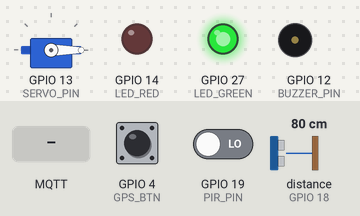
The program below on a simulated ESP32. Parts: servo, output pins drawn as LEDs (lit = HIGH), buzzer (waves = sounding). Wiring (from diagram.json): ultrasonic range finder: trigger GPIO 5; echo GPIO 18. The inputs (shaded band) are chosen by the test bench; at power-on: distance to the obstacle (sensor on GPIO 18) 80 cm, GPIO 19 (PIR_PIN) LOW, GPIO 4 (GPS_BTN) HIGH. The echo pulse lasts 58.3 µs per cm; WiFi joins after 1.5 s; servers stay silent unless stated; random numbers use the default seed unless the program sets one; no MQTT or app messages arrive unless stated; pins used as bus, display or sensor lines are not drawn; what the program prints to the serial monitor is not drawn.

Above: at 2.7 s.
2.8 s: distance to the obstacle (sensor on GPIO 18) set to 7 cm
5.8 s: distance to the obstacle (sensor on GPIO 18) set to 4 cm
At 6.2 s:
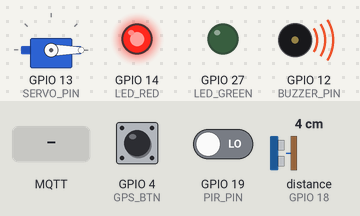
7.3 s: GPIO 19 (PIR_PIN) driven HIGH
At 7.9 s:
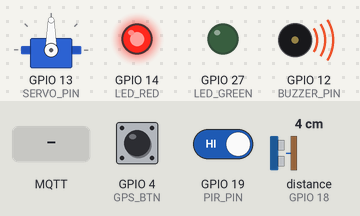
10.3 s: GPIO 4 (GPS_BTN) driven LOW and GPIO 19 (PIR_PIN) driven LOW
12.3 s: MQTT message "1" arrives on the first subscribed topic
At 13.6 s:
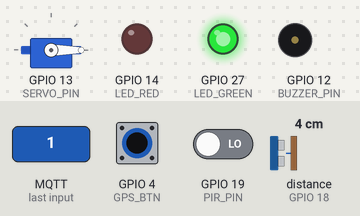
14.2 s: GPIO 19 (PIR_PIN) driven HIGH
At 15.2 s:
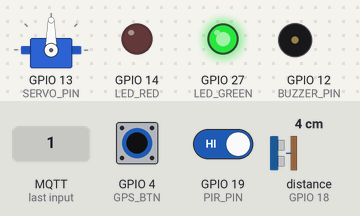
Timing chart, 0 to 19.1 s (numbered marks = the images above; inputs shaded):
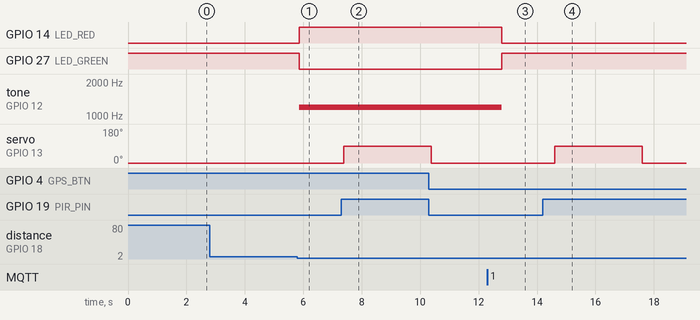

Measured:
- the behaviour switches between 6 and 5 cm on distance to the obstacle (sensor on GPIO 18) (found by bisection; images 0 and 1)
- after the input at 2.8 s, every drawn part: stays the same
- after the input at 5.8 s, GPIO 14 (LED_RED): LOW → HIGH after 0.07 s; GPIO 27 (LED_GREEN): HIGH → LOW after 0.07 s; tone on GPIO 12 (BUZZER_PIN): silent → 1200 Hz after 0.07 s
- after the input at 7.3 s, servo on GPIO 13 (SERVO_PIN): 0° → 90° after 0.08 s
- after the input at 12.3 s, GPIO 14 (LED_RED): HIGH → LOW after 0.49 s; GPIO 27 (LED_GREEN): LOW → HIGH after 0.49 s; tone on GPIO 12 (BUZZER_PIN): 1200 Hz → silent after 0.49 s
- after the input at 14.2 s, servo on GPIO 13 (SERVO_PIN): 0° → 90° after 0.40 s, → 0° 3.0 s later

The program:

main.cpp
```cpp
#include <Arduino.h>
#include <WiFi.h>
#include <PubSubClient.h>
#include <ESP32Servo.h>

// ========================================================
// CẤU HÌNH NODE THÙNG RÁC #2 (CÔNG VIÊN TAO ĐÀN - QUẬN 1)
// ========================================================
const char* ssid = "Wokwi-GUEST";
const char* password = "";
const char* mqtt_server = "broker.hivemq.com";
const int mqtt_port = 1883;

// Các Topic dành riêng cho bin2
const char* topic_status = "doan/nhom15/bin2/status";
const char* topic_khoangcach = "doan/nhom15/bin2/khoangcach";
const char* topic_canhbao = "doan/nhom15/bin2/canhbao";
const char* topic_gps = "doan/nhom15/bin2/gps";
const char* topic_battery = "doan/nhom15/bin2/battery";
const char* topic_config = "doan/nhom15/bin2/config"; // Nhận cấu hình ngưỡng từ Web
const char* topic_lock = "doan/nhom15/bin2/lock";     // Khóa nắp chống tràn
const char* topic_mode = "doan/nhom15/bin2/mode";     // Chế độ ECO (30s) / NORMAL (3s)

bool lid_locked = false;
bool eco_mode = false;
unsigned long lastDeniedMsg = 0;

WiFiClient espClient;
PubSubClient client(espClient);
unsigned long lastDistanceMsg = 0;
unsigned long lastAlertMsg = 0;
unsigned long lastReconnectAttempt = 0;

// --- PINOUT ---
#define TRIG_PIN 5
#define ECHO_PIN 18
#define SERVO_PIN 13
#define PIR_PIN 19
#define BUZZER_PIN 12
#define LED_RED 14
#define LED_GREEN 27
#define GPS_BTN 4

// --- HẰNG SỐ & BIẾN TOÀN CỤC ---
int distance_threshold = 5; // Ngưỡng đầy mặc định (cm)
int battery_level = 92;     // Lượng pin còn lại của Thùng 2 (92%)
#define OPEN_ANGLE 90
#define CLOSE_ANGLE 0
#define OPEN_TIME 3000

Servo lidServo;

// Hàm callback nhận lệnh điều khiển 2 chiều từ Web/Server
void callback(char* topic, byte* payload, unsigned int length) {
  String messageTemp;
  for (int i = 0; i < length; i++) {
    messageTemp += (char)payload[i];
  }

  if (String(topic) == topic_config) {
    Serial.print("[BIN2] Nhan lenh thay doi nguong rac: ");
    Serial.println(messageTemp);
    int new_threshold = messageTemp.toInt();
    if (new_threshold > 0 && new_threshold <= 100) {
      distance_threshold = new_threshold;
      Serial.print("=> [BIN2] Da cap nhat nguong moi: ");
      Serial.println(distance_threshold);
    }
  } else if (String(topic) == topic_lock) {
    lid_locked = (messageTemp == "1");
    Serial.println(lid_locked ? "=> [BIN2] KHOA NAP (chong tran)" : "=> [BIN2] MO KHOA NAP");
  } else if (String(topic) == topic_mode) {
    eco_mode = (messageTemp == "ECO");
    Serial.println(eco_mode ? "=> [BIN2] Che do ECO (30s)" : "=> [BIN2] Che do NORMAL (3s)");
  }
}

void setup_wifi() {
  Serial.print("Dang ket noi WiFi...");
  WiFi.begin(ssid, password);
  int attempts = 0;
  while (WiFi.status() != WL_CONNECTED && attempts < 20) {
    delay(500);
    Serial.print(".");
    attempts++;
  }
  if(WiFi.status() == WL_CONNECTED) {
    Serial.println("\nWiFi Connected!");
  } else {
    Serial.println("\nWiFi Failed!");
  }
}

boolean reconnect() {
  if (WiFi.status() != WL_CONNECTED) {
    Serial.print("Mat WiFi, dang ket noi lai...");
    WiFi.disconnect();
    WiFi.begin(ssid, password);
    int attempts = 0;
    while (WiFi.status() != WL_CONNECTED && attempts < 10) {
      delay(300);
      Serial.print(".");
      attempts++;
    }
    if (WiFi.status() != WL_CONNECTED) {
      Serial.println(" That bai!");
      return false;
    }
    Serial.println(" WiFi OK!");
  }

  Serial.print("Ket noi MQTT Broker cho BIN2...");
  String clientId = "ESP32_ThungRac_15_bin2_";
  clientId += String(random(0xffff), HEX);
  if (client.connect(clientId.c_str())) {
    Serial.println("Thanh cong!");
    // Đăng ký nhận lệnh cấu hình, khóa nắp và chế độ ECO
    client.subscribe(topic_config);
    client.subscribe(topic_lock);
    client.subscribe(topic_mode);

    // Chào sân Online và gửi tọa độ GPS ban đầu (Công viên Tao Đàn, Quận 1)
    client.publish(topic_status, "{\"id\": \"bin2\", \"status\": \"online\"}");
    client.publish(topic_gps, "Lat: 10.7769, Lng: 106.6918");
    return true;
  }
  Serial.println("That bai!");
  return false;
}

void setup() {
  Serial.begin(115200);

  pinMode(TRIG_PIN, OUTPUT);
  pinMode(ECHO_PIN, INPUT);
  pinMode(BUZZER_PIN, OUTPUT);
  pinMode(LED_RED, OUTPUT);
  pinMode(LED_GREEN, OUTPUT);
  pinMode(PIR_PIN, INPUT);
  pinMode(GPS_BTN, INPUT_PULLUP);

  ESP32PWM::allocateTimer(1);
  lidServo.setPeriodHertz(50);
  lidServo.attach(SERVO_PIN, 500, 2400);
  lidServo.write(CLOSE_ANGLE);

  digitalWrite(LED_GREEN, HIGH);
  digitalWrite(LED_RED, LOW);

  setup_wifi();
  client.setServer(mqtt_server, mqtt_port);
  client.setCallback(callback);

  Serial.println("=========================================================");
  Serial.println(" HE THONG SMART TRASH BIN 2 (QUAN 1 - TAO DAN) KHOI DONG XONG");
  Serial.println("=========================================================");
}

long getDistance() {
  digitalWrite(TRIG_PIN, LOW);
  delayMicroseconds(2);
  digitalWrite(TRIG_PIN, HIGH);
  delayMicroseconds(10);
  digitalWrite(TRIG_PIN, LOW);
  long duration = pulseIn(ECHO_PIN, HIGH);
  return round(duration * 0.034 / 2);
}

void loop() {
  if (!client.connected()) {
    long now = millis();
    if (now - lastReconnectAttempt > 5000) {
      lastReconnectAttempt = now;
      if (reconnect()) {
        lastReconnectAttempt = 0;
      }
    }
  } else {
    client.loop();
  }

  // TÍNH NĂNG 1: KIỂM TRA RÁC ĐẦY DỰA TRÊN NGƯỠNG
  long distance = getDistance();
  if (distance > 0 && distance <= distance_threshold) {
    tone(BUZZER_PIN, 1200); // Tần số còi thùng 2 là 1200Hz
    digitalWrite(LED_RED, HIGH);
    digitalWrite(LED_GREEN, LOW);

    if (client.connected() && millis() - lastAlertMsg > 5000) {
      client.publish(topic_canhbao, "⚠️ KHẨN CẤP: THÙNG RÁC 2 (TAO ĐÀN) ĐÃ ĐẦY!");
      Serial.print("! CANH BAO BIN2 ! - Khoang cach: ");
      Serial.println(distance);
      lastAlertMsg = millis();
    }
  } else {
    noTone(BUZZER_PIN);
    digitalWrite(LED_RED, LOW);
    digitalWrite(LED_GREEN, HIGH);
  }

  // Gửi khoảng cách & Pin lên mạng định kỳ (3s ở NORMAL, 30s ở ECO)
  if (client.connected() && millis() - lastDistanceMsg > (eco_mode ? 30000UL : 3000UL)) {
      char msg[10];
      dtostrf(distance, 1, 2, msg);
      client.publish(topic_khoangcach, msg);

      char batMsg[10];
      itoa(battery_level, batMsg, 10);
      client.publish(topic_battery, batMsg);

      lastDistanceMsg = millis();
  }

  // TÍNH NĂNG 2: MỞ NẮP TỰ ĐỘNG BẰNG PIR
  int pirState = digitalRead(PIR_PIN);
  if (pirState == HIGH && lid_locked) {
    if (client.connected() && millis() - lastDeniedMsg > 5000) {
      client.publish(topic_canhbao, "Thùng 2 đang khóa (đầy) - từ chối người dùng");
      lastDeniedMsg = millis();
    }
  } else if (pirState == HIGH) {
    Serial.println("=> [BIN2] Phat hien nguoi! Dang mo nap...");
    if(client.connected()) client.publish(topic_canhbao, "[BIN2] Có người đến gần! Đang mở nắp...");
    lidServo.write(OPEN_ANGLE);
    delay(OPEN_TIME);
    lidServo.write(CLOSE_ANGLE);
    Serial.println("=> [BIN2] Da dong nap.");
    if(client.connected()) client.publish(topic_canhbao, "[BIN2] Đã đóng nắp.");

    while (digitalRead(PIR_PIN) == HIGH) {
      delay(100);
    }
  }

  // TÍNH NĂNG 3: NÚT BẤM GPS (Công viên Tao Đàn, Quận 1)
  if (digitalRead(GPS_BTN) == LOW) {
    delay(500); // Debounce
    Serial.println("[GPS BIN2] Toa do hien tai: Lat: 10.7769, Lng: 106.6918");
    if(client.connected()) {
      client.publish(topic_gps, "Lat: 10.7769, Lng: 106.6918");
    }
  }

  delay(100);
}
```
